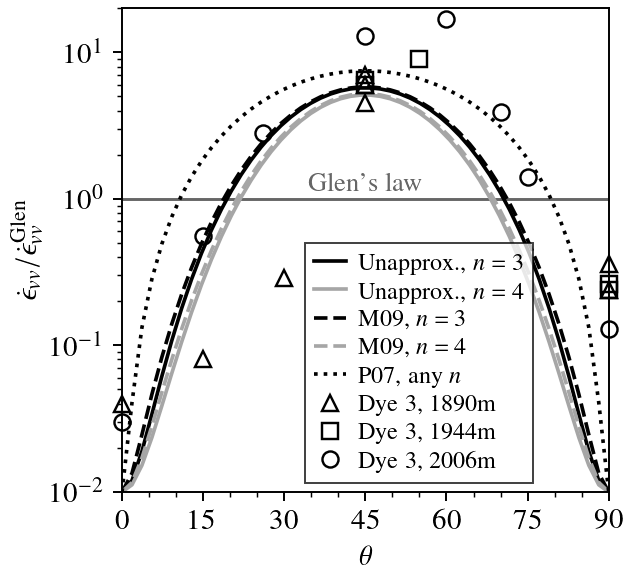

The Python source for this figure:
# N. M. Rathmann <[email redacted]> 2021

import sys, os, copy, code # code.interact(local=locals())
import numpy as np
import scipy.special as sp

sys.path.insert(0, '..')
from header import *
from specfabpy import specfabpy as sf # To use specfabpy compile the specfab Python module by running "make specfabpy"
from sfconstants import *

import warnings
warnings.filterwarnings("ignore")

year2sec = 31556926;

#----------------------
# Parameters
#----------------------

nglen = 3
nglenalt = 4 # for comparison with the recent popular alternative flow exponent

Aglen = 3.5e-26 # A(T=-25 deg.)
angles = np.deg2rad(np.linspace(0,90,50))
Nt = len(angles)
        
# Monocrystal parameters
(Eij_grain, alpha, n_grain) = sfconst.ice['viscoplastic']['linear'] # Optimal n'=1 (lin) grain parameters (Rathmann and Lilien, 2021)

#----------------------
# Initialize model
#----------------------

lm, nlm_len = sf.init(4)

c_vert = np.array([0,0,1], dtype=np.complex128)
a2_true = np.tensordot(c_vert,  c_vert,  axes=0)
a4_true = np.tensordot(a2_true, a2_true, axes=0)

nlm = sf.a4_to_nlm(a4_true)
a2,a4,a6,a8 = sf.ai(nlm)
#print(a2_true)
#print(a2)
print('a2 error: ', np.sum(np.abs(a2_true-a2)))
print('a2 error: ', np.sum(np.abs(a4_true-a4)))

#----------------------
# Integrate
#----------------------

Eang = np.zeros((Nt,5), dtype=np.float64)
e1,e2,e3 = np.array([0,0,1]), np.array([1,0,0]), np.array([0,1,0])

def f_tau(mag, ang):

    c, s = np.cos(ang), np.sin(ang)
    Qy = np.array(((c, 0, s), (0,1,0), (-s,0,c))) # Rotation matrix for rotations around y-axis.

    vw = np.tensordot(c_vert, c_vert, axes=0)    
    vw_rot = np.matmul(np.matmul(Qy, vw), Qy.T)
    
    tau = mag * (np.eye(3)/3 - vw)
    tau_rot = np.matmul(np.matmul(Qy, tau), Qy.T)
    
    return tau_rot, vw_rot

for kk, ang in enumerate(angles):

    Eij = np.transpose(sf.Eij_tranisotropic(nlm, e1,e2,e3, Eij_grain, alpha, n_grain))
    tau, vw = f_tau(1, ang)
    eps_G = sf.rheo_fwd_isotropic(         tau, Aglen,nglen)
    eps_R = sf.rheo_fwd_orthotropic(       tau, Aglen,nglen, e1,e2,e3, Eij)
    eps_P = sf.rheo_fwd_orthotropic_Pettit(tau, Aglen,nglen, e1,e2,e3, Eij)
    eps_M = sf.rheo_fwd_orthotropic_Martin(tau, Aglen,nglen, e1,e2,e3, Eij)
    
    eps_Galt = sf.rheo_fwd_isotropic(         tau, Aglen,nglenalt)
    eps_Ralt = sf.rheo_fwd_orthotropic(       tau, Aglen,nglenalt, e1,e2,e3, Eij)
    eps_Malt = sf.rheo_fwd_orthotropic_Martin(tau, Aglen,nglenalt, e1,e2,e3, Eij)
        
    eps_G_vw = np.tensordot(eps_G, vw, axes=2)
    Eang[kk,0] = np.tensordot(eps_R, vw, axes=2)/eps_G_vw
    Eang[kk,1] = np.tensordot(eps_P, vw, axes=2)/eps_G_vw
    Eang[kk,2] = np.tensordot(eps_M, vw, axes=2)/eps_G_vw
    
    eps_Galt_vw = np.tensordot(eps_Galt, vw, axes=2)
    Eang[kk,3] = np.tensordot(eps_Ralt, vw, axes=2)/eps_Galt_vw
    Eang[kk,4] = np.tensordot(eps_Malt, vw, axes=2)/eps_Galt_vw

#----------------------
# Plot
#----------------------

### Setup figure

scale = 0.69
fig = plt.figure(figsize=(5.2*scale,5.2*scale))
gs = gridspec.GridSpec(1, 1)
ax_E = fig.add_subplot(gs[:, :])

#### Plot enahancement factors 

cglen = '0.4'
ax_E.semilogy([0,90], [1,1], '-', lw=1.2,  color=cglen)
ax_E.text(45, 1.15, "Glen's law", color=cglen, horizontalalignment='center', fontsize=FSSMALL)

# Shoji and Langway DYE3 deformation tests         
SL_1890m = np.array([ [0,0.04], [15,0.08], [30,0.29], [90,0.24], [90,0.36],  [45,4.5], [45,6], [45,7] ]).T
SL_1944m = np.array([ [90,0.24], [90,0.26],   [55,9], [45,6], [45,6.5]]).T
SL_2006m = np.array([ [0,0.03], [15,0.56], [26,2.8], [45,13], [60,17], [70,3.9], [75, 1.4], [90,0.13] ]).T

X = np.rad2deg(angles)
ax_E.semilogy(X, Eang[:,0], '-',  color='k',    label=r'Unapprox., $n=3$')
ax_E.semilogy(X, Eang[:,3], '-',  color='0.65', label=r'Unapprox., $n=4$')
ax_E.semilogy(X, Eang[:,2], '--', color='k',    label=r'M09, $n=3$')
ax_E.semilogy(X, Eang[:,4], '--', color='0.65', label=r'M09, $n=4$')
ax_E.semilogy(X, Eang[:,1], ':',  color='k',    label=r'P07, any $n$')

ms = 6.6
fc='none'
#colors = ['#ff7f00', '#1f78b4', '#33a02c']
colors = ['k', 'k', 'k']
ax_E.semilogy(SL_1890m[0,:], SL_1890m[1,:], '^', fillstyle=fc, markersize=ms, color=colors[2],  label=r'Dye 3, 1890m', clip_on=False)
ax_E.semilogy(SL_1944m[0,:], SL_1944m[1,:], 's', fillstyle=fc, markersize=ms, color=colors[1],  label=r'Dye 3, 1944m', clip_on=False)
ax_E.semilogy(SL_2006m[0,:], SL_2006m[1,:], 'o', fillstyle=fc, markersize=ms, color=colors[0],  label=r'Dye 3, 2006m', clip_on=False)
ax_E.set_xlabel(r'$\theta$')
xticks = np.arange(0,90+1e-5,5)
ax_E.set_xticks(xticks[::3])  
ax_E.set_xticks(xticks, minor=True)  
ax_E.set_xlim([0,90])
ax_E.set_ylabel(r'$\dot{\epsilon}_{vv}/\dot{\epsilon}_{vv}^{\mathrm{Glen}}$')
ax_E.set_ylim([1e-2,2e1])
#ax_E.grid()
legkwargs = {'frameon':True, 'fancybox':False, 'edgecolor':'k', 'framealpha':0.75, 'ncol':1, 'columnspacing':0.6, 'handlelength':1.3, 'handletextpad':0.5, 'labelspacing':0.25, 'fontsize':FSSMALL-1.0}
leg = ax_E.legend(**legkwargs, bbox_to_anchor=(0.61,0.54))
leg.get_frame().set_linewidth(0.8);

### Save figure

fname = 'rheology-compare-Etheta.png'
print('Saving output to %s'%(fname))
plt.savefig(fname, dpi=175, bbox_inches = 'tight', pad_inches = 0.05)

